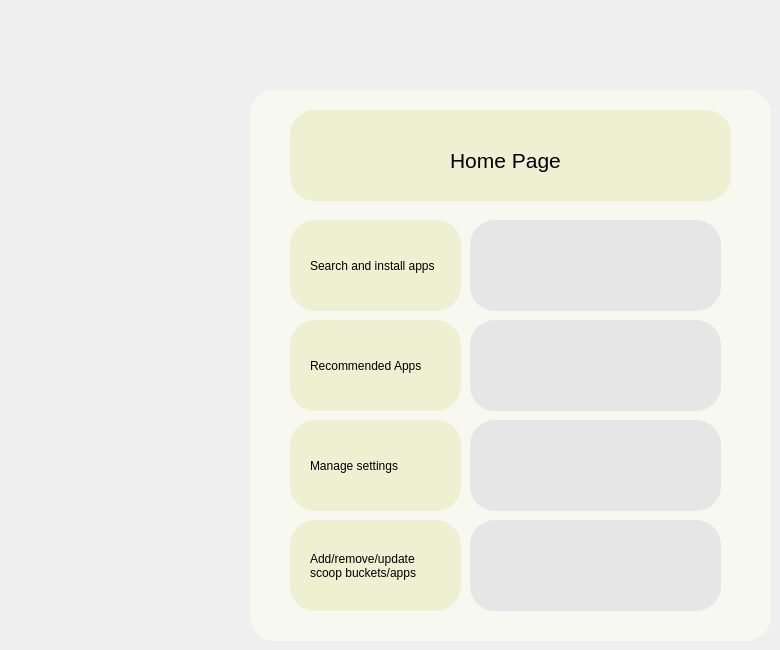
    <widget class="QWidget" name="home">
     <widget class="QFrame" name="search_layout">
      <property name="geometry">
       <rect>
        <x>480</x>
        <y>230</y>
        <width>220</width>
        <height>71</height>
       </rect>
      </property>
      <property name="cursor">
       <cursorShape>PointingHandCursor</cursorShape>
      </property>
      <property name="styleSheet">
       <string notr="true">background-color: rgb(230, 230, 230);</string>
      </property>
      <property name="frameShape">
       <enum>QFrame::NoFrame</enum>
      </property>
      <property name="frameShadow">
       <enum>QFrame::Raised</enum>
      </property>
      <property name="lineWidth">
       <number>0</number>
      </property>
      <layout class="QHBoxLayout" name="enter_search_layout">
       <property name="spacing">
        <number>0</number>
       </property>
       <property name="leftMargin">
        <number>0</number>
       </property>
       <property name="topMargin">
        <number>0</number>
       </property>
       <property name="rightMargin">
        <number>0</number>
       </property>
       <property name="bottomMargin">
        <number>0</number>
       </property>
      </layout>
     </widget>
     <widget class="QFrame" name="recommend_apps_frame">
      <property name="geometry">
       <rect>
        <x>480</x>
        <y>330</y>
        <width>220</width>
        <height>71</height>
       </rect>
      </property>
      <property name="cursor">
       <cursorShape>PointingHandCursor</cursorShape>
      </property>
      <property name="styleSheet">
       <string notr="true">background-color: rgb(230, 230, 230);</string>
      </property>
      <property name="frameShape">
       <enum>QFrame::NoFrame</enum>
      </property>
      <property name="frameShadow">
       <enum>QFrame::Raised</enum>
      </property>
      <property name="lineWidth">
       <number>0</number>
      </property>
      <layout class="QHBoxLayout" name="enter_recommended_apps_frame">
       <property name="spacing">
        <number>0</number>
       </property>
       <property name="leftMargin">
        <number>0</number>
       </property>
       <property name="topMargin">
        <number>0</number>
       </property>
       <property name="rightMargin">
        <number>0</number>
       </property>
       <property name="bottomMargin">
        <number>0</number>
       </property>
      </layout>
     </widget>
     <widget class="QFrame" name="settings_frame">
      <property name="geometry">
       <rect>
        <x>490</x>
        <y>430</y>
        <width>220</width>
        <height>71</height>
       </rect>
      </property>
      <property name="cursor">
       <cursorShape>PointingHandCursor</cursorShape>
      </property>
      <property name="styleSheet">
       <string notr="true">background-color: rgb(230, 230, 230);</string>
      </property>
      <property name="frameShape">
       <enum>QFrame::NoFrame</enum>
      </property>
      <property name="frameShadow">
       <enum>QFrame::Raised</enum>
      </property>
      <property name="lineWidth">
       <number>0</number>
      </property>
      <layout class="QHBoxLayout" name="settings_page_layout">
       <property name="spacing">
        <number>0</number>
       </property>
       <property name="leftMargin">
        <number>0</number>
       </property>
       <property name="topMargin">
        <number>0</number>
       </property>
       <property name="rightMargin">
        <number>0</number>
       </property>
       <property name="bottomMargin">
        <number>0</number>
       </property>
      </layout>
     </widget>
     <widget class="QLabel" name="label_19">
      <property name="geometry">
       <rect>
        <x>290</x>
        <y>110</y>
        <width>441</width>
        <height>91</height>
       </rect>
      </property>
      <property name="styleSheet">
       <string notr="true">QLabel {
            color: yellow;
			
	background-color: rgb(239, 239, 210);
			padding: 12px;
			border-radius: 25px;
			border-bottom: 30px shadow;
        }
</string>
      </property>
      <property name="text">
       <string/>
      </property>
     </widget>
     <widget class="QLabel" name="label_20">
      <property name="geometry">
       <rect>
        <x>290</x>
        <y>320</y>
        <width>171</width>
        <height>91</height>
       </rect>
      </property>
      <property name="styleSheet">
       <string notr="true">QLabel {
            color: yellow;
			background-color: rgb(239, 239, 210);
			padding: 12px;
			border-radius: 25px;
			border-bottom: 30px shadow;
        }</string>
      </property>
      <property name="text">
       <string/>
      </property>
     </widget>
     <widget class="QLabel" name="label_4">
      <property name="geometry">
       <rect>
        <x>310</x>
        <y>250</y>
        <width>141</width>
        <height>31</height>
       </rect>
      </property>
      <property name="styleSheet">
       <string notr="true">QLabel {
            background-color: rgb(239, 239, 210);
        }</string>
      </property>
      <property name="text">
       <string>Search and install apps</string>
      </property>
      <property name="wordWrap">
       <bool>true</bool>
      </property>
     </widget>
     <widget class="QLabel" name="title_3">
      <property name="geometry">
       <rect>
        <x>330</x>
        <y>140</y>
        <width>351</width>
        <height>41</height>
       </rect>
      </property>
      <property name="font">
       <font>
        <pointsize>16</pointsize>
       </font>
      </property>
      <property name="styleSheet">
       <string notr="true">QLabel {
            background-color: rgb(239, 239, 210);
        }</string>
      </property>
      <property name="text">
       <string>Home Page</string>
      </property>
      <property name="alignment">
       <set>Qt::AlignCenter</set>
      </property>
     </widget>
     <widget class="QLabel" name="label_5">
      <property name="geometry">
       <rect>
        <x>310</x>
        <y>450</y>
        <width>131</width>
        <height>31</height>
       </rect>
      </property>
      <property name="styleSheet">
       <string notr="true">QLabel {
            background-color: rgb(239, 239, 210);
        }</string>
      </property>
      <property name="text">
       <string>Manage settings</string>
      </property>
     </widget>
     <widget class="QLabel" name="label_21">
      <property name="geometry">
       <rect>
        <x>290</x>
        <y>420</y>
        <width>171</width>
        <height>91</height>
       </rect>
      </property>
      <property name="styleSheet">
       <string notr="true">QLabel {
            color: yellow;
			background-color: rgb(239, 239, 210);
			padding: 12px;
			border-radius: 25px;
			border-bottom: 30px shadow;
        }</string>
      </property>
      <property name="text">
       <string/>
      </property>
     </widget>
     <widget class="QLabel" name="label_22">
      <property name="geometry">
       <rect>
        <x>470</x>
        <y>420</y>
        <width>251</width>
        <height>91</height>
       </rect>
      </property>
      <property name="styleSheet">
       <string notr="true">QLabel {
        	background-color: rgb(230, 230, 230);
			padding: 12px;
			border-radius: 25px;
			border-bottom: 30px shadow;
        }</string>
      </property>
      <property name="text">
       <string/>
      </property>
     </widget>
     <widget class="QLabel" name="label_23">
      <property name="geometry">
       <rect>
        <x>290</x>
        <y>220</y>
        <width>171</width>
        <height>91</height>
       </rect>
      </property>
      <property name="styleSheet">
       <string notr="true">QLabel {
            color: yellow;
			background-color: rgb(239, 239, 210);
			padding: 12px;
			border-radius: 25px;
			border-bottom: 30px shadow;
        }</string>
      </property>
      <property name="text">
       <string/>
      </property>
     </widget>
     <widget class="QLabel" name="label_24">
      <property name="geometry">
       <rect>
        <x>250</x>
        <y>90</y>
        <width>521</width>
        <height>551</height>
       </rect>
      </property>
      <property name="styleSheet">
       <string notr="true">QLabel {
            color: yellow;
			
	background-color: rgb(247, 248, 240);
			padding: 12px;
			border-radius: 25px;
			border-bottom: 30px shadow;
        }</string>
      </property>
      <property name="text">
       <string/>
      </property>
     </widget>
     <widget class="QLabel" name="label_6">
      <property name="geometry">
       <rect>
        <x>310</x>
        <y>350</y>
        <width>141</width>
        <height>31</height>
       </rect>
      </property>
      <property name="styleSheet">
       <string notr="true">QLabel {
            background-color: rgb(239, 239, 210);
        }</string>
      </property>
      <property name="text">
       <string>Recommended Apps</string>
      </property>
      <property name="wordWrap">
       <bool>true</bool>
      </property>
     </widget>
     <widget class="QLabel" name="label_25">
      <property name="geometry">
       <rect>
        <x>470</x>
        <y>320</y>
        <width>251</width>
        <height>91</height>
       </rect>
      </property>
      <property name="styleSheet">
       <string notr="true">QLabel {
        	background-color: rgb(230, 230, 230);
			padding: 12px;
			border-radius: 25px;
			border-bottom: 30px shadow;
        }</string>
      </property>
      <property name="text">
       <string/>
      </property>
     </widget>
     <widget class="QLabel" name="label_26">
      <property name="geometry">
       <rect>
        <x>470</x>
        <y>220</y>
        <width>251</width>
        <height>91</height>
       </rect>
      </property>
      <property name="styleSheet">
       <string notr="true">QLabel {
        	background-color: rgb(230, 230, 230);
			padding: 12px;
			border-radius: 25px;
			border-bottom: 30px shadow;
        }</string>
      </property>
      <property name="text">
       <string/>
      </property>
     </widget>
     <widget class="QLabel" name="label_56">
      <property name="geometry">
       <rect>
        <x>470</x>
        <y>520</y>
        <width>251</width>
        <height>91</height>
       </rect>
      </property>
      <property name="styleSheet">
       <string notr="true">QLabel {
        	background-color: rgb(230, 230, 230);
			padding: 12px;
			border-radius: 25px;
			border-bottom: 30px shadow;
        }</string>
      </property>
      <property name="text">
       <string/>
      </property>
     </widget>
     <widget class="QLabel" name="label_10">
      <property name="geometry">
       <rect>
        <x>310</x>
        <y>550</y>
        <width>131</width>
        <height>31</height>
       </rect>
      </property>
      <property name="styleSheet">
       <string notr="true">QLabel {
            background-color: rgb(239, 239, 210);
        }</string>
      </property>
      <property name="text">
       <string>Add/remove/update scoop buckets/apps</string>
      </property>
      <property name="wordWrap">
       <bool>true</bool>
      </property>
     </widget>
     <widget class="QFrame" name="manage_appsbuckets_frame_2">
      <property name="geometry">
       <rect>
        <x>490</x>
        <y>530</y>
        <width>220</width>
        <height>71</height>
       </rect>
      </property>
      <property name="cursor">
       <cursorShape>PointingHandCursor</cursorShape>
      </property>
      <property name="styleSheet">
       <string notr="true">background-color: rgb(230, 230, 230);</string>
      </property>
      <property name="frameShape">
       <enum>QFrame::NoFrame</enum>
      </property>
      <property name="frameShadow">
       <enum>QFrame::Raised</enum>
      </property>
      <property name="lineWidth">
       <number>0</number>
      </property>
      <layout class="QHBoxLayout" name="enter_manage_buckets_layout">
       <property name="spacing">
        <number>0</number>
       </property>
       <property name="leftMargin">
        <number>0</number>
       </property>
       <property name="topMargin">
        <number>0</number>
       </property>
       <property name="rightMargin">
        <number>0</number>
       </property>
       <property name="bottomMargin">
        <number>0</number>
       </property>
      </layout>
     </widget>
     <widget class="QLabel" name="label_57">
      <property name="geometry">
       <rect>
        <x>290</x>
        <y>520</y>
        <width>171</width>
        <height>91</height>
       </rect>
      </property>
      <property name="styleSheet">
       <string notr="true">QLabel {
            color: yellow;
			background-color: rgb(239, 239, 210);
			padding: 12px;
			border-radius: 25px;
			border-bottom: 30px shadow;
        }</string>
      </property>
      <property name="text">
       <string/>
      </property>
     </widget>
     <zorder>label_24</zorder>
     <zorder>label_26</zorder>
     <zorder>label_19</zorder>
     <zorder>label_20</zorder>
     <zorder>label_21</zorder>
     <zorder>label_22</zorder>
     <zorder>label_23</zorder>
     <zorder>label_25</zorder>
     <zorder>label_4</zorder>
     <zorder>label_5</zorder>
     <zorder>label_6</zorder>
     <zorder>title_3</zorder>
     <zorder>search_layout</zorder>
     <zorder>recommend_apps_frame</zorder>
     <zorder>settings_frame</zorder>
     <zorder>label_56</zorder>
     <zorder>manage_appsbuckets_frame_2</zorder>
     <zorder>label_57</zorder>
     <zorder>label_10</zorder>
    </widget>
